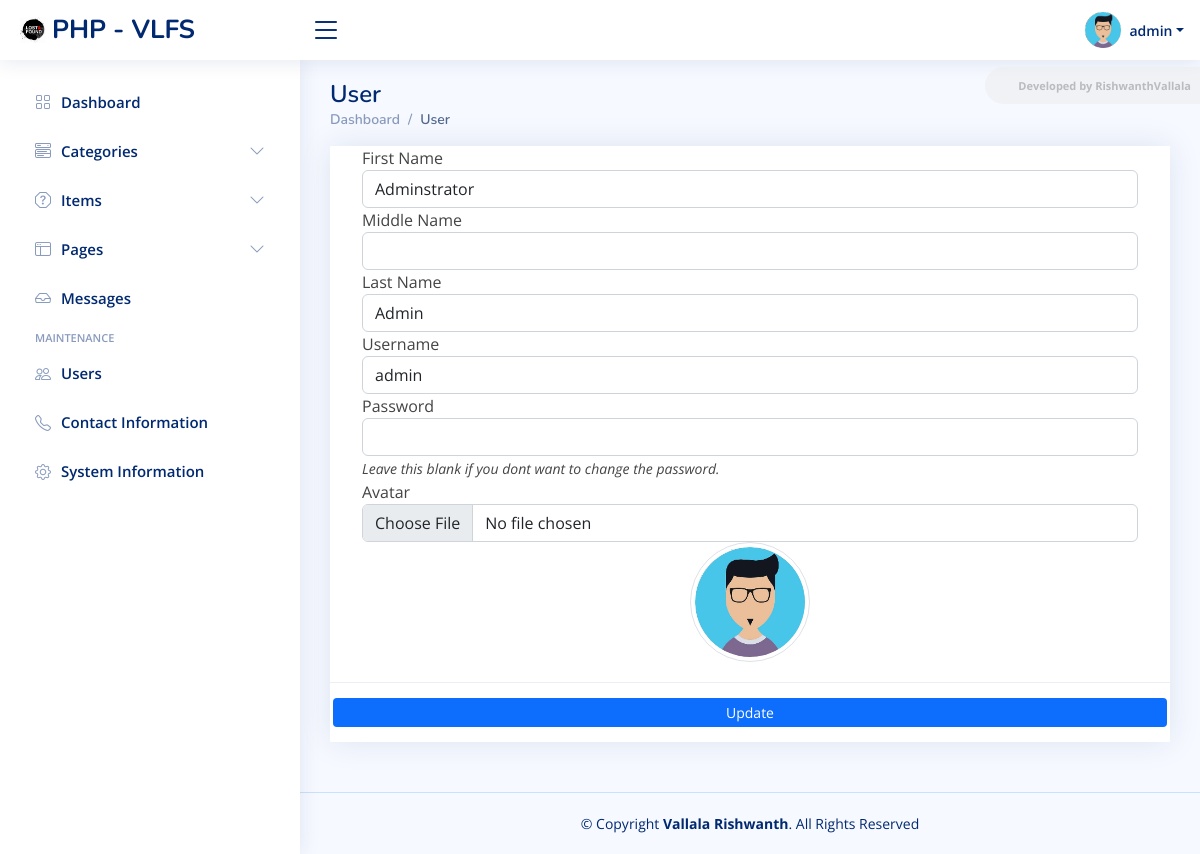
Page /admin?page=user (signed in) on the committed database.
### tables this page shows
CREATE TABLE `users` (
  `id` int(50) NOT NULL,
  `firstname` varchar(250) NOT NULL,
  `middlename` text DEFAULT NULL,
  `lastname` varchar(250) NOT NULL,
  `username` text NOT NULL,
  `password` text NOT NULL,
  `avatar` text DEFAULT NULL,
  `last_login` datetime DEFAULT NULL,
  `type` tinyint(1) NOT NULL DEFAULT 0,
  `date_added` datetime NOT NULL DEFAULT current_timestamp(),
  `date_updated` datetime DEFAULT current_timestamp() ON UPDATE current_timestamp()
);

### classes/DBConnection.php (called while the page is built, shortened)
<?php
class DBConnection{
    private $host = DB_SERVER;
    private $username = DB_USERNAME;
    private $password = DB_PASSWORD;
    private $database = DB_NAME;
    public $conn;
    public function __construct(){
        if (!isset($this->conn)) {
            $this->conn = new mysqli($this->host, $this->username, $this->password, $this->database);
        }
    }
}
?>

### classes/SystemSettings.php (called while the page is built, shortened)
<?php
class SystemSettings extends DBConnection{
	function userdata($field = ''){
		if(!empty($field)){
			if(isset($_SESSION['userdata'][$field]))
				return $_SESSION['userdata'][$field];
			else
				return null;
		}else{
			return false;
		}
	}
}
$_settings = new SystemSettings();
?>

### config.php (called while the page is built, shortened)
<?php
require_once('classes/DBConnection.php');
require_once('classes/SystemSettings.php');
function validate_image($file){
    global $_settings;
	if(!empty($file)){
        $ex = explode("?",$file);
        $file = $ex[0];
        $ts = isset($ex[1]) ? "?".$ex[1] : '';
		if(is_file(base_app.$file)){
			return base_url.$file.$ts;
		}else{
			return base_url.($_settings->info('logo'));
		}
	}else{
		return base_url.($_settings->info('logo'));
	}
}
?>

### admin/user/index.php (the view, shortened to what this page needs)
<?php
$user = $conn->query("SELECT * FROM users where id ='".$_settings->userdata('id')."'");
foreach($user->fetch_array() as $k =>$v){
	$meta[$k] = $v;
}
?>
<section class="section">
	<div class="card card-outline rounded-0 card-navy">
		<div class="card-body">
			<div class="container-fluid">
				<form action="" id="manage-user">
					<div class="form-group">
						<label for="name">First Name</label>
						<input type="text" name="firstname" id="firstname" class="form-control" value="<?php echo isset($meta['firstname']) ? $meta['firstname']: '' ?>" required>
					</div>
					<div class="form-group">
						<label for="name">Middle Name</label>
						<input type="text" name="middlename" id="middlename" class="form-control" value="<?php echo isset($meta['middlename']) ? $meta['middlename']: '' ?>">
					</div>
					<div class="form-group">
						<label for="name">Last Name</label>
						<input type="text" name="lastname" id="lastname" class="form-control" value="<?php echo isset($meta['lastname']) ? $meta['lastname']: '' ?>" required>
					</div>
					<div class="form-group">
						<label for="username">Username</label>
						<input type="text" name="username" id="username" class="form-control" value="<?php echo isset($meta['username']) ? $meta['username']: '' ?>" required  autocomplete="off">
					</div>
					<div class="form-group">
						<label for="password">Password</label>
						<input type="password" name="password" id="password" class="form-control" value="" autocomplete="off">
						<small><i>Leave this blank if you dont want to change the password.</i></small>
					</div>
					<div class="form-group">
						<label for="" class="control-label">Avatar</label>
						<div class="custom-file">
						<input type="file" class="form-control" id="customFile" name="img" onchange="displayImg(this,$(this))" accept="image/png, image/jpeg">
						</div>
					</div>
					<div class="form-group d-flex justify-content-center">
						<img src="<?php echo validate_image(isset($meta['avatar']) ? $meta['avatar'] :'') ?>" alt="" id="cimg" class="img-fluid img-thumbnail">
					</div>
				</form>
			</div>
		</div>
		<div class="card-footer">
				<div class="col-md-12">
					<div class="row">
						<button class="btn btn-sm btn-primary bg-gradient-teal border-0" form="manage-user">Update</button>
					</div>
				</div>
			</div>
	</div>
</section>

### assets/css/style.css (style rules this page uses)
:root { scroll-behavior: smooth; }
body { font-family: "Open Sans", sans-serif; background: #f6f9ff; color: #444444; }
.card { margin-bottom: 30px; border: none; border-radius: 5px; box-shadow: 0px 0 30px rgba(1, 41, 112, 0.1); }
.card-header, .card-footer { border-color: #ebeef4; background-color: #fff; color: #798eb3; padding: 15px; }
.card-body { padding: 0 20px 20px 20px; }

### admin/user/index.php (style rules this page uses)
img#cimg { height: 15vh; width: 15vh; object-fit: cover; border-radius: 100% 100%; }

### rows in the picture
users: firstname "Adminstrator", lastname "Admin", username "admin", avatar (picture)

### other values in the picture
$_settings->info('short_name') "PHP - VLFS"
$_settings->userdata('username') "admin"
str_replace(['_', '/'], ' ', ($pageSplit[1] ?? $page)) "User"
